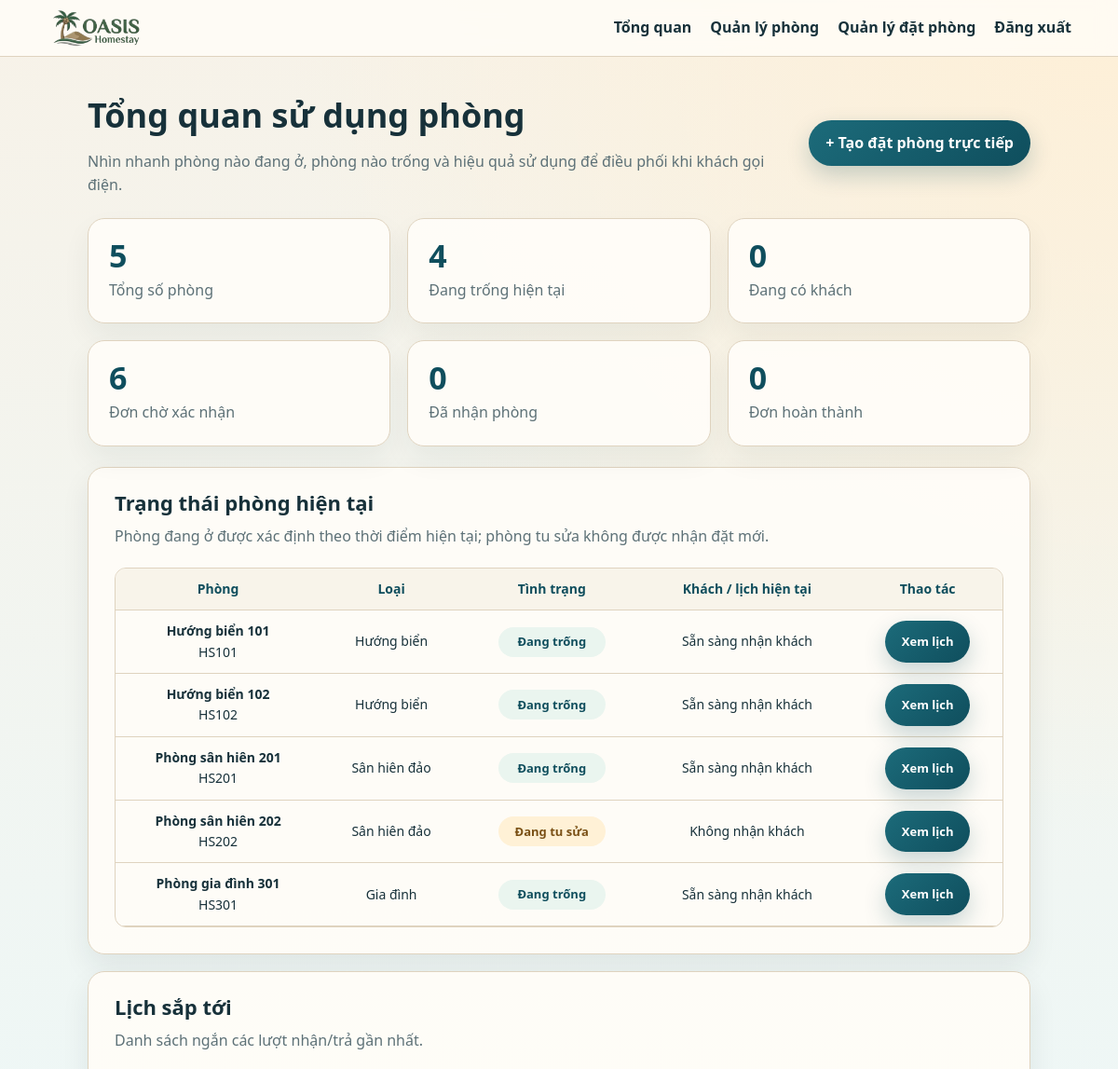
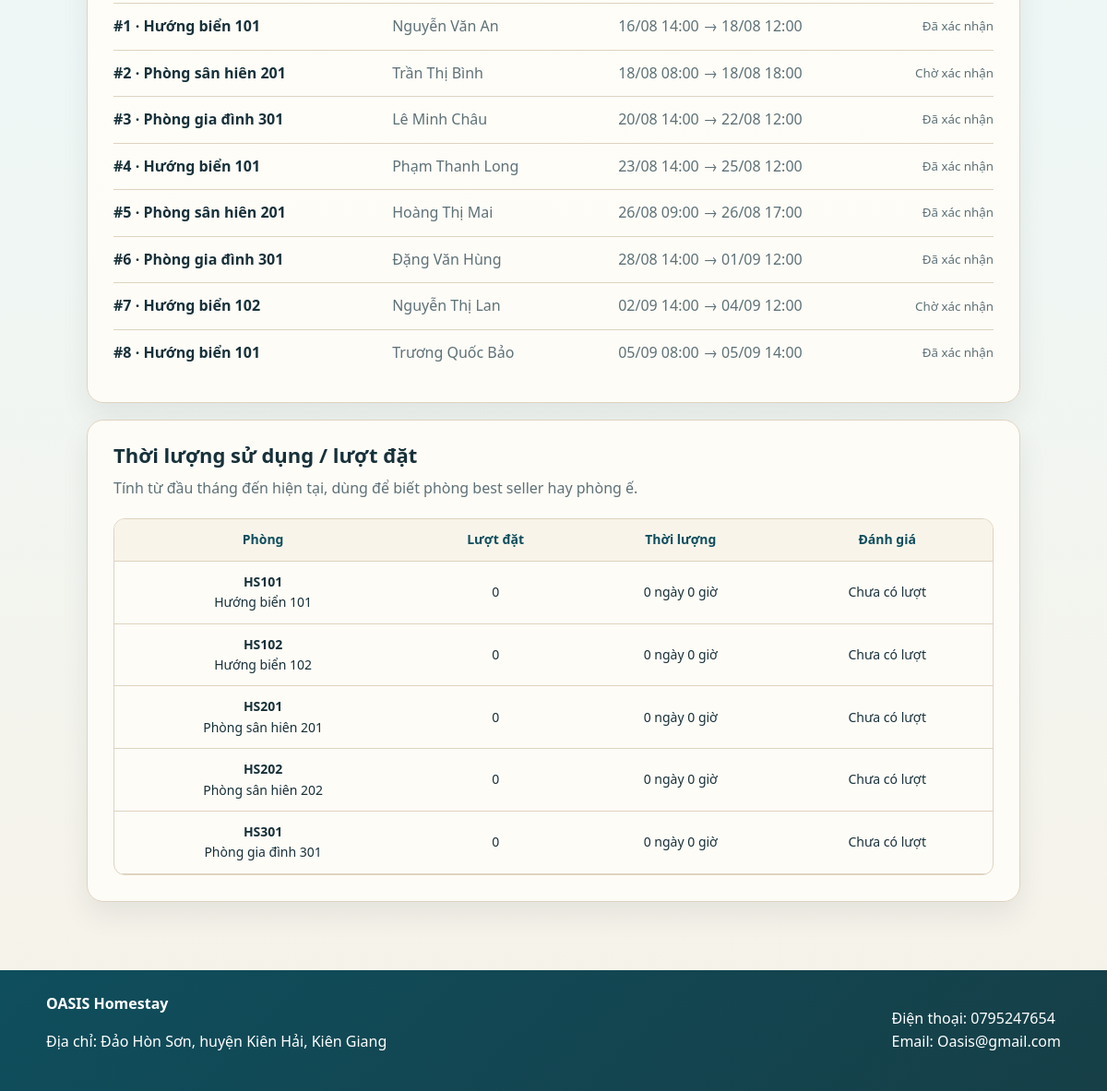
Page /admin/index.php (signed in) on the earlier database version (2 pictures, top to bottom).
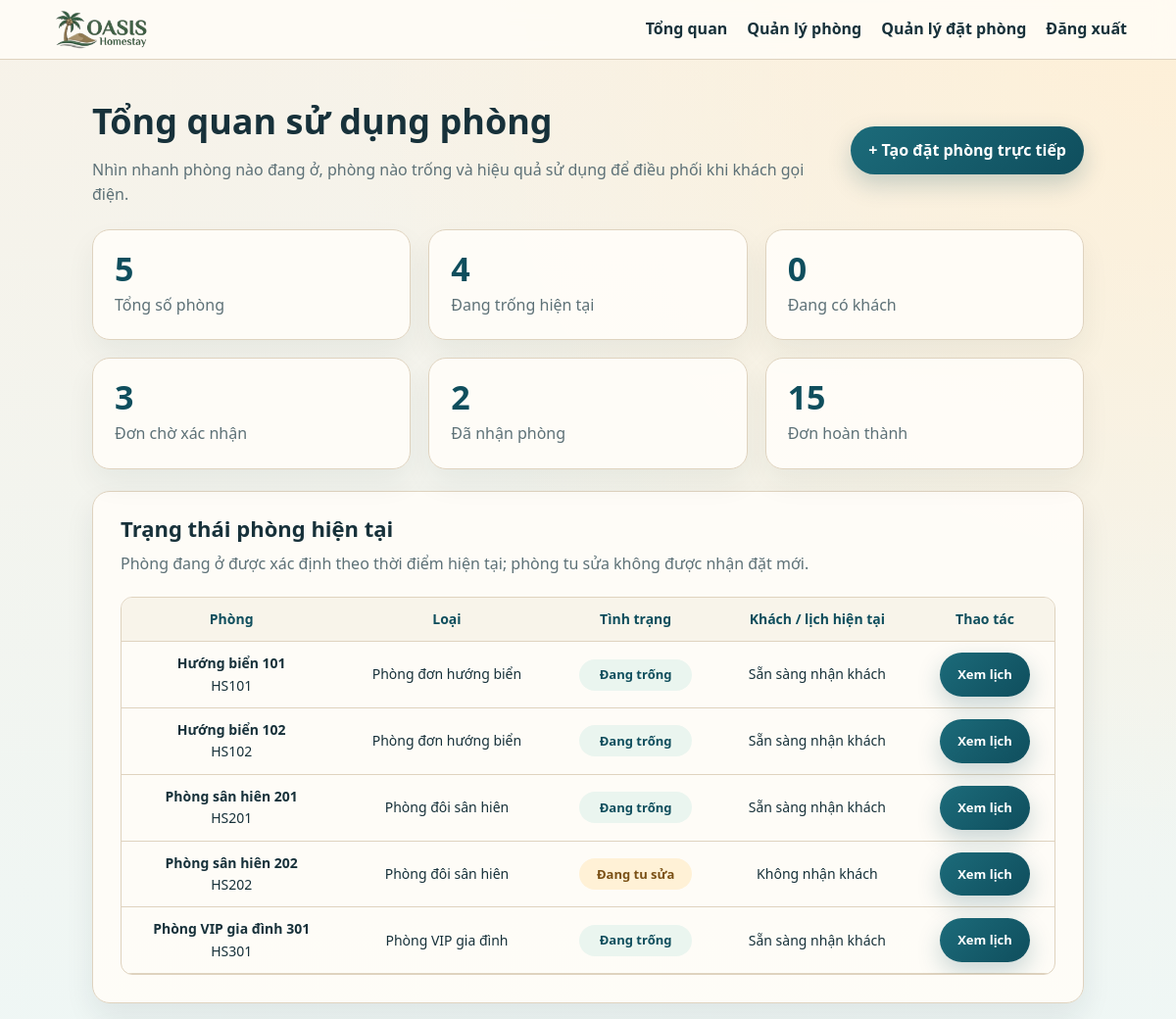
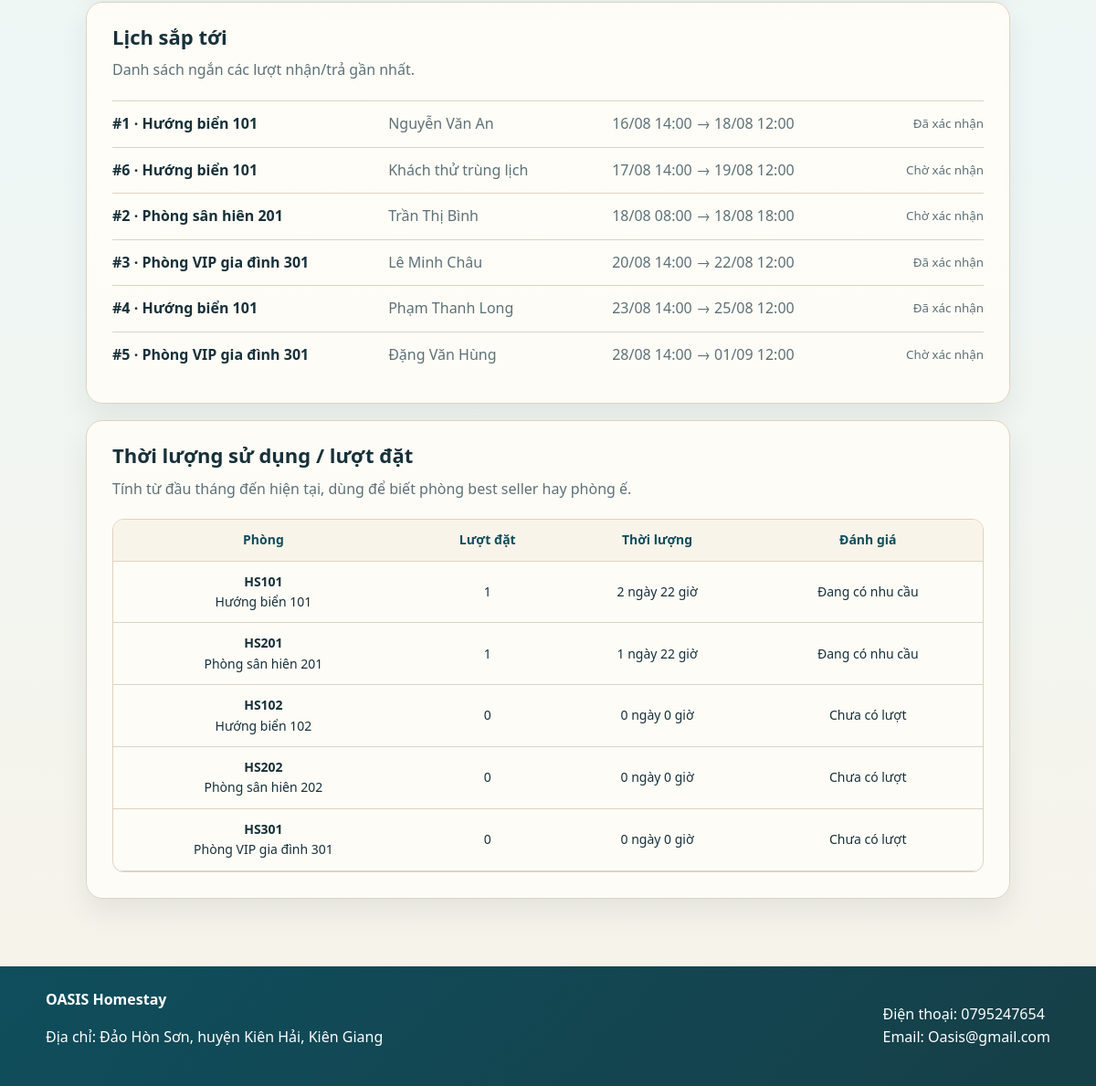
Same page on the later database version (2 pictures, top to bottom).
### tables this page shows
CREATE TABLE phong (
    id_phong INT AUTO_INCREMENT PRIMARY KEY,
    id_loai_phong INT NOT NULL,
    ma_so_phong VARCHAR(20) NOT NULL UNIQUE,
    ten_phong VARCHAR(100) NOT NULL,
    tang INT NOT NULL DEFAULT 1,
    vi_tri VARCHAR(150) DEFAULT NULL,
    huong_view VARCHAR(150) DEFAULT NULL,
    dien_tich DECIMAL(8,2) DEFAULT NULL,
    tien_nghi TEXT,
    duong_dan_hinh VARCHAR(255) NOT NULL,
    hinh_2 VARCHAR(255) DEFAULT NULL,
    hinh_3 VARCHAR(255) DEFAULT NULL,
    hinh_4 VARCHAR(255) DEFAULT NULL,
    gia_theo_gio DECIMAL(12,2) DEFAULT NULL,
    gia_theo_ngay DECIMAL(12,2) DEFAULT NULL,
    trang_thai ENUM('dang_hoat_dong', 'tu_sua', 'tam_dung') DEFAULT 'dang_hoat_dong',
    ngay_tao TIMESTAMP DEFAULT CURRENT_TIMESTAMP,
    FOREIGN KEY (id_loai_phong) REFERENCES loai_phong(id_loai_phong),
    INDEX idx_phong_trang_thai (trang_thai)
);

CREATE TABLE loai_phong (
    id_loai_phong INT AUTO_INCREMENT PRIMARY KEY,
    ten_loai_phong VARCHAR(100) NOT NULL,
    mo_ta TEXT,
    suc_chua INT NOT NULL,
    gia_theo_gio DECIMAL(12,2) NOT NULL DEFAULT 0,
    gia_theo_ngay DECIMAL(12,2) NOT NULL DEFAULT 0,
    ngay_tao TIMESTAMP DEFAULT CURRENT_TIMESTAMP
);

CREATE TABLE dat_phong (
    id_dat_phong INT AUTO_INCREMENT PRIMARY KEY,
    id_phong INT NOT NULL,
    ho_ten VARCHAR(100) NOT NULL,
    so_dien_thoai VARCHAR(20) NOT NULL,
    email VARCHAR(100),
    dia_chi VARCHAR(255),
    ngay_nhan_phong DATETIME NOT NULL,
    ngay_tra_phong DATETIME NOT NULL,
    kieu_dat ENUM('gio', 'ngay') DEFAULT 'ngay',
    so_luong INT NOT NULL DEFAULT 1,
    tong_tien DECIMAL(12,2) NOT NULL DEFAULT 0,
    nguon_dat ENUM('web', 'dien_thoai') DEFAULT 'web',
    trang_thai ENUM('cho_xac_nhan', 'da_xac_nhan', 'da_nhan_phong', 'hoan_thanh', 'da_huy') DEFAULT 'cho_xac_nhan',
    ghi_chu VARCHAR(500),
    ngay_tao TIMESTAMP DEFAULT CURRENT_TIMESTAMP,
    FOREIGN KEY (id_phong) REFERENCES phong(id_phong),
    INDEX idx_lich_phong (id_phong, ngay_nhan_phong, ngay_tra_phong),
    INDEX idx_trang_thai_dat (trang_thai)
);

### includes/functions.php (called while the page is built, shortened)
<?php
function h($giaTri)
{
    return htmlspecialchars((string) $giaTri, ENT_QUOTES, 'UTF-8');
}
function asset_url($duongDan)
{
    $duongDan = trim((string) $duongDan);
    $baseDir = isset($_SERVER['SCRIPT_FILENAME']) && $_SERVER['SCRIPT_FILENAME'] !== ''
        ? dirname($_SERVER['SCRIPT_FILENAME']) : dirname(__DIR__);
    $duongDanFile = preg_replace('/\?.*$/', '', str_replace('\\', '/', $duongDan));
    $duongDanThucTe = $duongDanFile;
    if ($duongDanFile !== '' && $duongDanFile[0] !== '/' && !preg_match('#^[A-Za-z]:/#', $duongDanFile)) {
        $duongDanThucTe = $baseDir . '/' . $duongDanFile;
    }
    $duongDanThucTe = realpath(str_replace('//', '/', $duongDanThucTe));
    $timestamp = filemtime($duongDanThucTe);
    return $timestamp === false ? $duongDan : $duongDan . (strpos($duongDan, '?') === false ? '?' : '&') . 'v=' . $timestamp;
}
function ten_trang_thai_phong($trangThai)
{
    return array(
        'dang_hoat_dong' => 'Hoạt động',
        'tu_sua' => 'Đang tu sửa',
        'tam_dung' => 'Tạm dừng',
    )[$trangThai] ?? 'Chưa rõ';
}
function ten_trang_thai_dat($trangThai)
{
    return array(
        'cho_xac_nhan' => 'Chờ xác nhận',
        'da_xac_nhan' => 'Đã xác nhận',
        'da_nhan_phong' => 'Đã nhận phòng',
        'hoan_thanh' => 'Hoàn thành',
        'da_huy' => 'Đã hủy',
    )[$trangThai] ?? 'Chưa rõ';
}
function lay_thong_ke_phong($conn, $tuNgay = null, $denNgay = null)
{
    $tuNgay = $tuNgay ?: date('Y-m-01'); $denNgay = $denNgay ?: date('Y-m-d', strtotime('+1 day'));
    $sql = "SELECT p.id_phong, p.ma_so_phong, p.ten_phong, p.trang_thai, lp.ten_loai_phong,
                   COUNT(dp.id_dat_phong) AS so_luot_dat,
                   COALESCE(SUM(CASE WHEN dp.trang_thai <> 'da_huy' THEN TIMESTAMPDIFF(MINUTE, dp.ngay_nhan_phong, dp.ngay_tra_phong) ELSE 0 END), 0) AS so_phut_su_dung,
                   COALESCE(SUM(CASE WHEN dp.trang_thai <> 'da_huy' THEN 1 ELSE 0 END), 0) AS so_don_hop_le
            FROM phong p INNER JOIN loai_phong lp ON p.id_loai_phong = lp.id_loai_phong
            LEFT JOIN dat_phong dp ON dp.id_phong = p.id_phong AND dp.ngay_nhan_phong < ? AND dp.ngay_tra_phong > ?
            GROUP BY p.id_phong ORDER BY so_don_hop_le DESC, so_phut_su_dung DESC, p.ma_so_phong";
    $stmt = $conn->prepare($sql); if (!$stmt) return array();
    $stmt->bind_param('ss', $denNgay, $tuNgay); $stmt->execute(); $res = $stmt->get_result(); $rows = array();
    while ($row = $res->fetch_assoc()) { $row['so_phut_su_dung'] = (int) $row['so_phut_su_dung']; $row['so_luot_dat'] = (int) $row['so_luot_dat']; $rows[] = $row; }
    $stmt->close(); return $rows;
}
function format_duration_minutes($minutes)
{
    $minutes = max(0, (int) $minutes); return floor($minutes / 1440) . ' ngày ' . floor(($minutes % 1440) / 60) . ' giờ';
}

### admin/index.php (the view, shortened to what the changed rows need)
<?php
include '../includes/db.php';
include '../includes/functions.php';
$assetPathPrefix = '../'; $hideBrandText = true; $brandHref = 'index.php';
$headerNavItems = array(
    array('href' => 'index.php', 'label' => 'Tổng quan'),
    array('href' => 'rooms.php', 'label' => 'Quản lý phòng'),
    array('href' => 'bookings.php', 'label' => 'Quản lý đặt phòng'),
    array('href' => 'logout.php', 'label' => 'Đăng xuất'),
);
$roomStats = $conn ? lay_thong_ke_phong($conn) : array();
$roomsLive = array(); $bookingCounts = array('cho_xac_nhan' => 0, 'da_xac_nhan' => 0, 'da_nhan_phong' => 0, 'hoan_thanh' => 0, 'da_huy' => 0); $upcoming = array();
if ($conn) {
    $result = $conn->query("SELECT p.id_phong, p.ma_so_phong, p.ten_phong, p.trang_thai, lp.ten_loai_phong,
        dp.id_dat_phong, dp.ho_ten, dp.ngay_nhan_phong, dp.ngay_tra_phong, dp.trang_thai AS trang_thai_dat
        FROM phong p INNER JOIN loai_phong lp ON lp.id_loai_phong=p.id_loai_phong
        LEFT JOIN dat_phong dp ON dp.id_dat_phong=(SELECT d2.id_dat_phong FROM dat_phong d2 WHERE d2.id_phong=p.id_phong
          AND d2.trang_thai IN ('da_xac_nhan','da_nhan_phong') AND d2.ngay_nhan_phong < NOW() AND d2.ngay_tra_phong > NOW() ORDER BY d2.ngay_nhan_phong LIMIT 1)
        ORDER BY p.ma_so_phong");
    if ($result) while ($row = $result->fetch_assoc()) $roomsLive[] = $row;
    $result = $conn->query("SELECT trang_thai, COUNT(*) AS total FROM dat_phong GROUP BY trang_thai");
    if ($result) while ($row = $result->fetch_assoc()) $bookingCounts[$row['trang_thai']] = (int) $row['total'];
    $result = $conn->query("SELECT dp.id_dat_phong, dp.ho_ten, dp.ngay_nhan_phong, dp.ngay_tra_phong, dp.trang_thai, p.ten_phong, p.ma_so_phong FROM dat_phong dp INNER JOIN phong p ON p.id_phong=dp.id_phong WHERE dp.ngay_tra_phong >= NOW() AND dp.trang_thai <> 'da_huy' ORDER BY dp.ngay_nhan_phong LIMIT 8");
    if ($result) while ($row = $result->fetch_assoc()) $upcoming[] = $row;
}
include '../includes/header.php';
?>
<main class="admin-main"><div class="admin-container">
    <section class="page-title"><div><h1>Tổng quan sử dụng phòng</h1></div></section>
    <section class="admin-dashboard">
        <div class="summary-card"><strong><?php echo $bookingCounts['cho_xac_nhan']; ?></strong><span>Đơn chờ xác nhận</span></div>
        <div class="summary-card"><strong><?php echo $bookingCounts['da_nhan_phong']; ?></strong><span>Đã nhận phòng</span></div>
        <div class="summary-card"><strong><?php echo $bookingCounts['hoan_thanh']; ?></strong><span>Đơn hoàn thành</span></div>
    </section>
    <section class="room-admin-list-card room-admin-list-section"><div class="room-admin-list-intro"><h2>Trạng thái phòng hiện tại</h2><p>Phòng đang ở được xác định theo thời điểm hiện tại; phòng tu sửa không được nhận đặt mới.</p></div><div class="booking-table-wrap"><table class="booking-table"><thead><tr><th>Phòng</th><th>Loại</th><th>Tình trạng</th><th>Khách / lịch hiện tại</th><th>Thao tác</th></tr></thead><tbody><?php foreach ($roomsLive as $room) { $status = $room['trang_thai'] !== 'dang_hoat_dong' ? ten_trang_thai_phong($room['trang_thai']) : (!empty($room['id_dat_phong']) ? ($room['trang_thai_dat'] === 'da_nhan_phong' ? 'Đang ở' : 'Đã đặt') : 'Đang trống'); ?><tr><td><strong><?php echo h($room['ten_phong']); ?></strong><br><span class="booking-email"><?php echo h($room['ma_so_phong']); ?></span></td><td><?php echo h($room['ten_loai_phong']); ?></td><td><span class="nhan-trang-thai <?php echo $status === 'Đang trống' ? 'trang-thai-con-trong' : 'trang-thai-tu-sua'; ?>"><?php echo h($status); ?></span></td><td><?php if (!empty($room['id_dat_phong'])) { echo h($room['ho_ten']); ?><br><span class="booking-email"><?php echo date('d/m H:i', strtotime($room['ngay_nhan_phong'])) . ' → ' . date('d/m H:i', strtotime($room['ngay_tra_phong'])); ?></span><?php } elseif ($room['trang_thai'] !== 'dang_hoat_dong') { ?><span class="booking-email">Không nhận khách</span><?php } else { ?><span class="booking-email">Sẵn sàng nhận khách</span><?php } ?></td><td><a class="button button-small" href="bookings.php?id_phong=<?php echo (int) $room['id_phong']; ?>">Xem lịch</a></td></tr><?php } ?></tbody></table></div></section>
    <section class="admin-two-column"><div class="room-admin-list-card"><div class="room-admin-list-intro"><h2>Thời lượng sử dụng / lượt đặt</h2><p>Tính từ đầu tháng đến hiện tại, dùng để biết phòng best seller hay phòng ế.</p></div><div class="booking-table-wrap"><table class="booking-table"><thead><tr><th>Phòng</th><th>Lượt đặt</th><th>Thời lượng</th><th>Đánh giá</th></tr></thead><tbody><?php foreach ($roomStats as $stat) { $soDon = (int) $stat['so_don_hop_le']; ?><tr><td><strong><?php echo h($stat['ma_so_phong']); ?></strong><br><?php echo h($stat['ten_phong']); ?></td><td><?php echo $soDon; ?></td><td><?php echo h(format_duration_minutes($stat['so_phut_su_dung'])); ?></td><td><?php echo $soDon >= 4 ? 'Rất được ưa chuộng' : ($soDon >= 2 ? 'Nhu cầu tốt' : ($soDon > 0 ? 'Đang có nhu cầu' : 'Chưa có lượt')); ?></td></tr><?php } ?></tbody></table></div></div><div class="room-admin-list-card"><div class="room-admin-list-intro"><h2>Lịch sắp tới</h2><p>Danh sách ngắn các lượt nhận/trả gần nhất.</p></div><?php foreach ($upcoming as $item) { ?><div class="admin-list-item"><strong>#<?php echo (int) $item['id_dat_phong']; ?> · <?php echo h($item['ten_phong']); ?></strong><span><?php echo h($item['ho_ten']); ?></span><span><?php echo date('d/m H:i', strtotime($item['ngay_nhan_phong'])); ?> → <?php echo date('d/m H:i', strtotime($item['ngay_tra_phong'])); ?></span><small><?php echo h(ten_trang_thai_dat($item['trang_thai'])); ?></small></div><?php } ?></div></section>
</div></main>
<?php include '../includes/footer.php'; ?>

### includes/header.php (shortened to what the changed rows need)
<?php
$headerNavItems = isset($headerNavItems) && is_array($headerNavItems) ? $headerNavItems : array(
    array('href' => 'index.php', 'label' => 'Trang chủ'),
    array('href' => 'rooms.php', 'label' => 'Phòng'),
    array('href' => 'feedback.php', 'label' => 'Đánh giá'),
);
$assetPathPrefix = isset($assetPathPrefix) ? $assetPathPrefix : '';
$skipHeader = isset($skipHeader) ? (bool) $skipHeader : false;
?>
<!DOCTYPE html>
<html lang="vi">
<head>
    <link rel="stylesheet" href="<?php echo h(asset_url($assetPathPrefix . 'includes/site.css')); ?>">
</head>
<body>
<?php if (!$skipHeader) { ?><header class="site-header"><div class="container nav"><nav class="menu"><?php foreach ($headerNavItems as $item) { ?><a href="<?php echo h($item['href']); ?>"><?php echo h($item['label']); ?></a><?php } ?></nav></div></header><?php } ?>

Differences in the rows shown:
no longer on this page (row edited): dat_phong: id_dat_phong "7", id_phong.ten_phong "Hướng biển 102", ho_ten "Nguyễn Thị Lan", ngay_nhan_phong "02/09 14:00", ngay_tra_phong "04/09 12:00", trang_thai "Chờ xác nhận"
no longer on this page (row edited): dat_phong: id_dat_phong "8", id_phong.ten_phong "Hướng biển 101", ho_ten "Trương Quốc Bảo", ngay_nhan_phong "05/09 08:00", ngay_tra_phong "05/09 14:00", trang_thai "Đã xác nhận"
changed phong "Hướng biển 101": id_loai_phong.ten_loai_phong "Hướng biển" → "Phòng đơn hướng biển"; soDon "0" → "1"; so_phut_su_dung "0 ngày 0 giờ" → "2 ngày 22 giờ"; text "Chưa có lượt" → "Đang có nhu cầu"
changed phong "Hướng biển 102": id_loai_phong.ten_loai_phong "Hướng biển" → "Phòng đơn hướng biển"
changed phong "Phòng sân hiên 201": id_loai_phong.ten_loai_phong "Sân hiên đảo" → "Phòng đôi sân hiên"; soDon "0" → "1"; so_phut_su_dung "0 ngày 0 giờ" → "1 ngày 22 giờ"; text "Chưa có lượt" → "Đang có nhu cầu"; moves up the list
changed phong "Phòng sân hiên 202": id_loai_phong.ten_loai_phong "Sân hiên đảo" → "Phòng đôi sân hiên"
changed phong "HS301": ten_phong "Phòng gia đình 301" → "Phòng VIP gia đình 301"; id_loai_phong.ten_loai_phong "Gia đình" → "Phòng VIP gia đình"
changed dat_phong id 6: id_phong.ten_phong "Phòng gia đình 301" → "Hướng biển 101"; ho_ten "Đặng Văn Hùng" → "Khách thử trùng lịch"; ngay_nhan_phong "28/08 14:00" → "17/08 14:00"; ngay_tra_phong "01/09 12:00" → "19/08 12:00"; trang_thai "Đã xác nhận" → "Chờ xác nhận"; moves up the list
changed dat_phong "Lê Minh Châu": id_phong.ten_phong "Phòng gia đình 301" → "Phòng VIP gia đình 301"
changed dat_phong id 5: id_phong.ten_phong "Phòng sân hiên 201" → "Phòng VIP gia đình 301"; ho_ten "Hoàng Thị Mai" → "Đặng Văn Hùng"; ngay_nhan_phong "26/08 09:00" → "28/08 14:00"; ngay_tra_phong "26/08 17:00" → "01/09 12:00"; trang_thai "Đã xác nhận" → "Chờ xác nhận"
Other differences:
$bookingCounts['cho_xac_nhan']: "6" → "3"
$bookingCounts['da_nhan_phong']: "0" → "2"
$bookingCounts['hoan_thanh']: "0" → "15"
